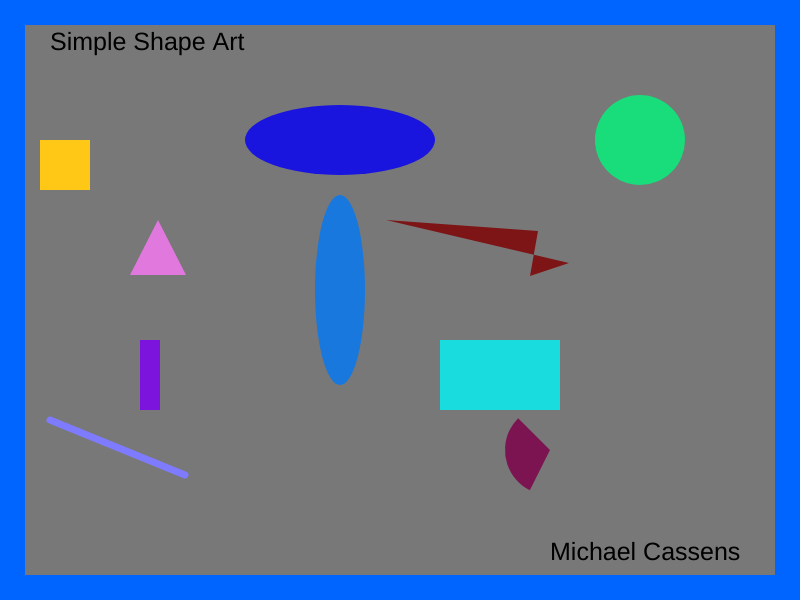
Frame 1 (no input)
Frame 60 (no input): identical to frame 1, image omitted
Frame 120 (the mouse pressed at the canvas centre since frame 60): identical to frame 1, image omitted

The p5.js sketch that drew this single still picture (run headless with seeded random() and noise() and a simulated clock; from frame 60 on, the mouse is pressed at the canvas centre):

// p5.js sketch
// ── sketch.js
function setup()
{
    createCanvas(800,600);
}

function draw()
{
    background(120);
    // upper border
    noStroke();
    fill(0,100,255);
    rect(0,0,800,25);
    // left border
    rect(0,25,25,600);
    // bottom border
    rect(25,575,800,25);
    // right border
    rect(775,25,25,600);

    fill(0);
    textSize(25);
    text("Michael Cassens",550,560);
    text("Simple Shape Art",50,50);

    // shape 1
    fill(255,200,22);
    square(40,140,50);

    // shape 2
    fill(25,220,122);
    circle(640,140,90);

    // shape 3
    fill(125,20,222);
    rect(140,340,20,70);

    // shape 4
    fill(25,220,222);
    rect(440,340,120,70);

    // shape 5
    fill(25,20,222);
    ellipse(340,140,190,70);

    // shape 6
    fill(125,20,82);
    arc(550, 450, 90, 90, 90, PI + QUARTER_PI);

    // shape 7
    fill(125,20,22);
    quad(538, 231, 386, 220, 569, 263, 530, 276);

    // shape 8
    fill(225,120,222);
    triangle(130, 275, 158, 220, 186, 275);

    // shape 9
    fill(25,120,222);
    ellipse(340,290,50,190);

    // shape 10
    stroke(126,123,255);
    strokeWeight(7);
    line(50, 420, 185, 475);
}
